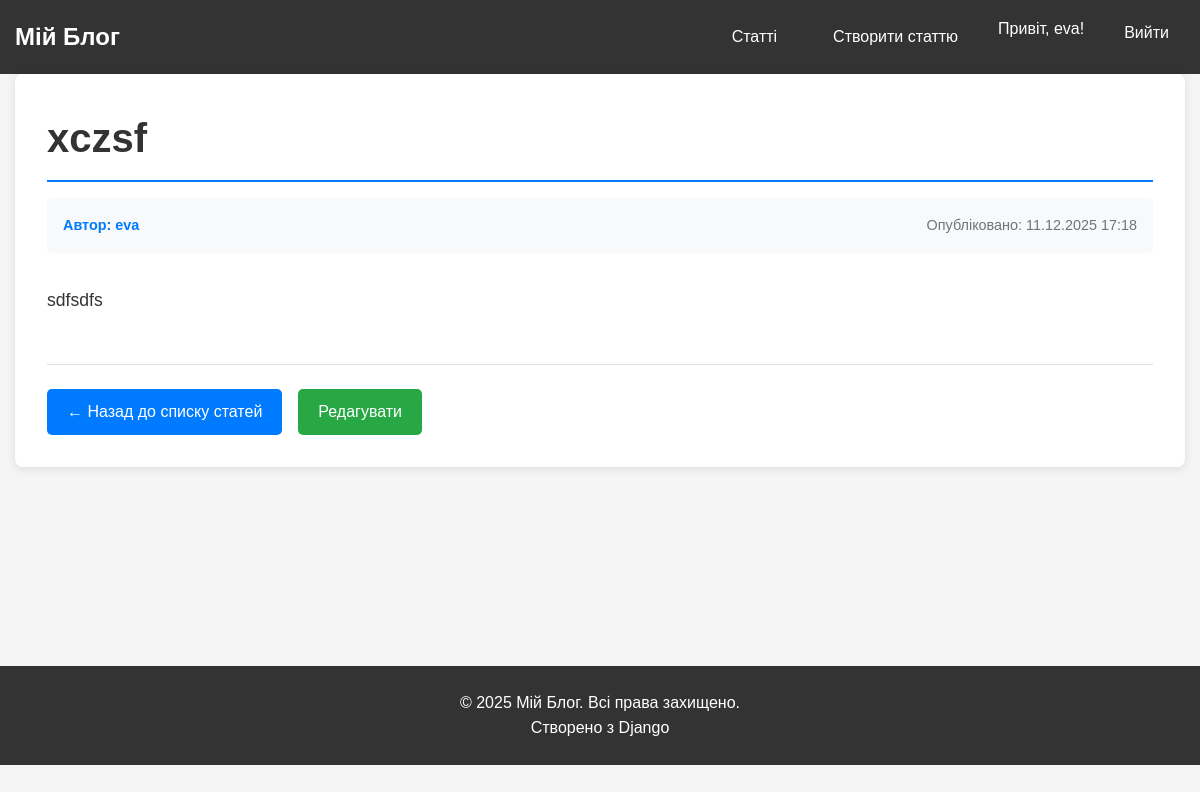
The app's page /articles/7 (signed in) with its own data.
### articles/models.py (models this page shows)
class Article(models.Model):
    author = models.ForeignKey(User, on_delete=models.CASCADE, related_name='articles')
    title = models.CharField(max_length=200)
    content = models.TextField()
    created_at = models.DateTimeField(auto_now_add=True)

### articles/views.py (the view)
# urls.py: path('<int:article_id>', views.article_detail, name='article_detail')
@login_required
def article_detail(request: HttpRequest, article_id: int) -> HttpResponse:
    article = get_object_or_404(Article, id=article_id)
    return render(request, 'articles/detail.html', {'article': article})

### articles/templates/articles/detail.html (shortened to what this page needs)
{% extends 'base.html' %}
{% block content %}
<div class="article-detail">
    <h1 class="article-title">{{ article.title }}</h1>
    <div class="article-meta">
        <span class="author">
            Автор: {{ article.author.username }}
        </span>
        <span class="date">
            Опубліковано: {{ article.created_at|date:"d.m.Y H:i" }}
        </span>
    </div>
    <div class="article-content">
        {{ article.content|linebreaks }}
    </div>
    <div class="article-navigation">
        <a href="{% url 'article_list' %}" class="btn">
            ← Назад до списку статей
        </a>
        {% if user == article.author %}
            <a href="#" class="btn btn-success">Редагувати</a>
        {% endif %}
    </div>
</div>
{% endblock %}

### templates/base.html (shortened to what this page needs)
{% load static %}
<!DOCTYPE html>
<html lang="uk">
<head>
</head>
<body>
<nav>
    <div class="container nav-container">
        <a href="/" class="logo">Мій Блог</a>
        <div class="nav-links">
            <a href="{% url 'article_list' %}">Статті</a>
            {% if user.is_authenticated %}
                <a href="{% url 'article_create' %}">Створити статтю</a>
                <span style="color: white;">Привіт, {{ user.username }}!</span>
                <form method="post" action="{% url 'logout' %}" style="display: inline;">
                    <button type="submit" style="
                        background: none;
                        border: none;
                        color: white;
                        cursor: pointer;
                        font-size: 1rem;
                        padding: 0.5rem 1rem;
                    ">Вийти</button>
                </form>
            {% else %}
                <a href="{% url 'login' %}">Увійти</a>
                <a href="{% url 'register' %}">Реєстрація</a>
            {% endif %}
        </div>
    </div>
</nav>
<main class="container">
    {% block content %}{% endblock %}
</main>
<footer>
    <div class="container">
        <p>&copy; {% now "Y" %} Мій Блог. Всі права захищено.</p>
        <p>Створено з Django</p>
    </div>
</footer>
</body>
</html>

### templates/base.html (style rules this page uses)
* { margin: 0; padding: 0; box-sizing: border-box; }
body { font-family: Arial, sans-serif; line-height: 1.6; background-color: #f5f5f5; color: #333; }
.container { max-width: 1200px; margin: 0 auto; padding: 0 15px; }
nav { background-color: #333; padding: 1rem 0; }
.nav-container { display: flex; justify-content: space-between; align-items: center; }
.logo { color: white; font-size: 1.5rem; text-decoration: none; font-weight: bold; }
.nav-links { display: flex; gap: 1.5rem; }
.nav-links a { color: white; text-decoration: none; padding: 0.5rem 1rem; border-radius: 4px; transition: background-color 0.3s; }
main { min-height: 70vh; padding: 2rem 0; }
footer { background-color: #333; color: white; text-align: center; padding: 1.5rem 0; margin-top: 2rem; }
.btn { display: inline-block; padding: 10px 20px; background-color: #007bff; color: white; text-decoration: none; border-radius: 5px; border: none; cursor: pointer; font-size: 1rem; }
.btn-success { background-color: #28a745; }
.article-title { color: #333; margin-bottom: 0.5rem; }
.article-meta { color: #666; font-size: 0.9rem; margin-bottom: 1rem; }
.article-content { color: #444; line-height: 1.6; }

### articles/templates/articles/detail.html (style rules this page uses)
.article-detail { background: white; border-radius: 8px; padding: 2rem; box-shadow: 0 2px 10px rgba(0,0,0,0.1); }
.article-title { color: #333; font-size: 2.5rem; margin-bottom: 1rem; border-bottom: 2px solid #007bff; padding-bottom: 10px; }
.article-meta { background-color: #f8f9fa; padding: 1rem; border-radius: 5px; margin-bottom: 2rem; display: flex; justify-content: space-between; color: #666; font-size: 0.9rem; }
.author { font-weight: bold; color: #007bff; }
.date { color: #6c757d; }
.article-content { font-size: 1.1rem; line-height: 1.8; color: #333; margin-bottom: 3rem; }
.article-navigation { display: flex; gap: 1rem; padding-top: 1.5rem; border-top: 1px solid #dee2e6; }
.btn { display: inline-block; padding: 10px 20px; background-color: #007bff; color: white; text-decoration: none; border-radius: 5px; border: none; cursor: pointer; }
.btn-success { background-color: #28a745; }

### records on screen
Article: title "xczsf", author.username "eva", created_at "11.12.2025 17:18", content "sdfsdfs"

### other values on screen
{{ user.username }} "eva"
